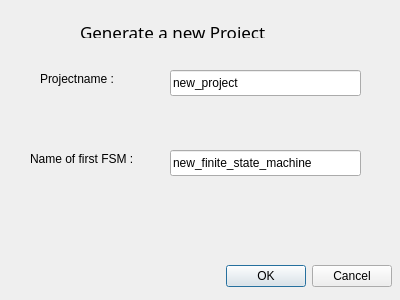
<ui version="4.0" >
 <author></author>
 <comment></comment>
 <exportmacro></exportmacro>
 <class>NewProject</class>
 <widget class="QDialog" name="NewProject" >
  <property name="geometry" >
   <rect>
    <x>0</x>
    <y>0</y>
    <width>400</width>
    <height>300</height>
   </rect>
  </property>
  <property name="minimumSize" >
   <size>
    <width>400</width>
    <height>300</height>
   </size>
  </property>
  <property name="maximumSize" >
   <size>
    <width>400</width>
    <height>300</height>
   </size>
  </property>
  <property name="windowTitle" >
   <string>New Project</string>
  </property>
  <property name="modal" >
   <bool>true</bool>
  </property>
  <widget class="QWidget" name="layoutWidget" >
   <property name="geometry" >
    <rect>
     <x>10</x>
     <y>260</y>
     <width>382</width>
     <height>33</height>
    </rect>
   </property>
   <layout class="QHBoxLayout" >
    <property name="margin" >
     <number>0</number>
    </property>
    <property name="spacing" >
     <number>6</number>
    </property>
    <item>
     <spacer>
      <property name="orientation" >
       <enum>Qt::Horizontal</enum>
      </property>
      <property name="sizeHint" >
       <size>
        <width>131</width>
        <height>31</height>
       </size>
      </property>
     </spacer>
    </item>
    <item>
     <widget class="QPushButton" name="okButton" >
      <property name="text" >
       <string>OK</string>
      </property>
     </widget>
    </item>
    <item>
     <widget class="QPushButton" name="cancelButton" >
      <property name="text" >
       <string>Cancel</string>
      </property>
     </widget>
    </item>
   </layout>
  </widget>
  <widget class="QLabel" name="label" >
   <property name="geometry" >
    <rect>
     <x>40</x>
     <y>70</y>
     <width>101</width>
     <height>18</height>
    </rect>
   </property>
   <property name="text" >
    <string>Projectname :</string>
   </property>
  </widget>
  <widget class="QLabel" name="label_3" >
   <property name="geometry" >
    <rect>
     <x>30</x>
     <y>150</y>
     <width>118</width>
     <height>18</height>
    </rect>
   </property>
   <property name="text" >
    <string>Name of first FSM :</string>
   </property>
  </widget>
  <widget class="QLabel" name="label_2" >
   <property name="geometry" >
    <rect>
     <x>80</x>
     <y>20</y>
     <width>241</width>
     <height>18</height>
    </rect>
   </property>
   <property name="text" >
    <string>&lt;html>&lt;head>&lt;meta name="qrichtext" content="1" />&lt;/head>&lt;body style=" white-space: pre-wrap; font-family:Sans Serif; font-size:9pt; font-weight:400; font-style:normal; text-decoration:none;">&lt;p style=" margin-top:0px; margin-bottom:0px; margin-left:0px; margin-right:0px; -qt-block-indent:0; text-indent:0px; font-size:13pt; text-decoration: underline;">Generate a new Project&lt;/p>&lt;/body>&lt;/html></string>
   </property>
  </widget>
  <widget class="QLineEdit" name="FSMname" >
   <property name="geometry" >
    <rect>
     <x>170</x>
     <y>150</y>
     <width>191</width>
     <height>26</height>
    </rect>
   </property>
   <property name="text" >
    <string>new_finite_state_machine</string>
   </property>
  </widget>
  <widget class="QLineEdit" name="Projectname" >
   <property name="geometry" >
    <rect>
     <x>170</x>
     <y>70</y>
     <width>191</width>
     <height>26</height>
    </rect>
   </property>
   <property name="toolTip" >
    <string/>
   </property>
   <property name="statusTip" >
    <string/>
   </property>
   <property name="whatsThis" >
    <string/>
   </property>
   <property name="accessibleName" >
    <string/>
   </property>
   <property name="accessibleDescription" >
    <string/>
   </property>
   <property name="text" >
    <string>new_project</string>
   </property>
  </widget>
 </widget>
 <pixmapfunction></pixmapfunction>
 <tabstops>
  <tabstop>Projectname</tabstop>
  <tabstop>FSMname</tabstop>
  <tabstop>okButton</tabstop>
  <tabstop>cancelButton</tabstop>
 </tabstops>
 <resources/>
 <connections>
  <connection>
   <sender>okButton</sender>
   <signal>clicked()</signal>
   <receiver>NewProject</receiver>
   <slot>accept()</slot>
   <hints>
    <hint type="sourcelabel" >
     <x>297</x>
     <y>264</y>
    </hint>
    <hint type="destinationlabel" >
     <x>96</x>
     <y>254</y>
    </hint>
   </hints>
  </connection>
  <connection>
   <sender>cancelButton</sender>
   <signal>clicked()</signal>
   <receiver>NewProject</receiver>
   <slot>reject()</slot>
   <hints>
    <hint type="sourcelabel" >
     <x>390</x>
     <y>264</y>
    </hint>
    <hint type="destinationlabel" >
     <x>179</x>
     <y>282</y>
    </hint>
   </hints>
  </connection>
 </connections>
</ui>
